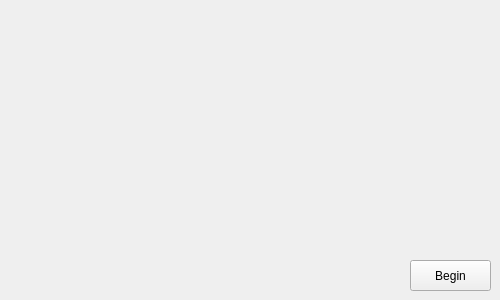
<?xml version="1.0" encoding="UTF-8"?>
<ui version="4.0">
 <class>MainWindow</class>
 <widget class="QMainWindow" name="MainWindow">
  <property name="geometry">
   <rect>
    <x>0</x>
    <y>0</y>
    <width>500</width>
    <height>300</height>
   </rect>
  </property>
  <property name="minimumSize">
   <size>
    <width>500</width>
    <height>300</height>
   </size>
  </property>
  <property name="maximumSize">
   <size>
    <width>500</width>
    <height>300</height>
   </size>
  </property>
  <property name="windowTitle">
   <string>Retr3d</string>
  </property>
  <property name="animated">
   <bool>false</bool>
  </property>
  <widget class="QWidget" name="centralWidget">
   <widget class="QStackedWidget" name="stackedWidget">
    <property name="geometry">
     <rect>
      <x>0</x>
      <y>0</y>
      <width>501</width>
      <height>301</height>
     </rect>
    </property>
    <property name="currentIndex">
     <number>0</number>
    </property>
    <widget class="QWidget" name="page_3">
     <widget class="QLabel" name="label">
      <property name="geometry">
       <rect>
        <x>10</x>
        <y>20</y>
        <width>481</width>
        <height>221</height>
       </rect>
      </property>
      <property name="text">
       <string/>
      </property>
      <property name="pixmap">
       <pixmap resource="images.qrc">:/retr3d.png</pixmap>
      </property>
      <property name="scaledContents">
       <bool>true</bool>
      </property>
     </widget>
     <widget class="QPushButton" name="pushButton">
      <property name="geometry">
       <rect>
        <x>410</x>
        <y>260</y>
        <width>81</width>
        <height>31</height>
       </rect>
      </property>
      <property name="text">
       <string>Begin</string>
      </property>
     </widget>
    </widget>
    <widget class="QWidget" name="page_5">
     <widget class="QPushButton" name="next1">
      <property name="enabled">
       <bool>false</bool>
      </property>
      <property name="geometry">
       <rect>
        <x>410</x>
        <y>260</y>
        <width>81</width>
        <height>31</height>
       </rect>
      </property>
      <property name="text">
       <string>Next</string>
      </property>
     </widget>
     <widget class="QGroupBox" name="groupBox">
      <property name="geometry">
       <rect>
        <x>30</x>
        <y>60</y>
        <width>441</width>
        <height>181</height>
       </rect>
      </property>
      <property name="title">
       <string>Locations</string>
      </property>
      <widget class="QLineEdit" name="filesDir">
       <property name="geometry">
        <rect>
         <x>20</x>
         <y>40</y>
         <width>321</width>
         <height>20</height>
        </rect>
       </property>
       <property name="text">
        <string>C:/Users/Public/Documents/Printers</string>
       </property>
      </widget>
      <widget class="QLineEdit" name="freecadDir">
       <property name="geometry">
        <rect>
         <x>20</x>
         <y>90</y>
         <width>321</width>
         <height>20</height>
        </rect>
       </property>
       <property name="text">
        <string>C:/Program Files (x86)/FreeCAD 0.15/bin</string>
       </property>
      </widget>
      <widget class="QPushButton" name="filesDir_push">
       <property name="geometry">
        <rect>
         <x>350</x>
         <y>40</y>
         <width>75</width>
         <height>23</height>
        </rect>
       </property>
       <property name="text">
        <string>Browse...</string>
       </property>
      </widget>
      <widget class="QPushButton" name="freecadDir_push">
       <property name="geometry">
        <rect>
         <x>350</x>
         <y>90</y>
         <width>75</width>
         <height>23</height>
        </rect>
       </property>
       <property name="text">
        <string>Browse...</string>
       </property>
      </widget>
      <widget class="QLabel" name="label_2">
       <property name="geometry">
        <rect>
         <x>20</x>
         <y>70</y>
         <width>151</width>
         <height>16</height>
        </rect>
       </property>
       <property name="text">
        <string>Where FreeCAD is Located</string>
       </property>
      </widget>
      <widget class="QLabel" name="label_3">
       <property name="geometry">
        <rect>
         <x>20</x>
         <y>20</y>
         <width>151</width>
         <height>16</height>
        </rect>
       </property>
       <property name="text">
        <string>Where to Store Printer Files</string>
       </property>
      </widget>
      <widget class="QLineEdit" name="scriptsDir">
       <property name="geometry">
        <rect>
         <x>20</x>
         <y>140</y>
         <width>321</width>
         <height>20</height>
        </rect>
       </property>
       <property name="text">
        <string/>
       </property>
      </widget>
      <widget class="QPushButton" name="scriptsDir_push">
       <property name="geometry">
        <rect>
         <x>350</x>
         <y>140</y>
         <width>75</width>
         <height>23</height>
        </rect>
       </property>
       <property name="text">
        <string>Browse...</string>
       </property>
      </widget>
      <widget class="QLabel" name="label_12">
       <property name="geometry">
        <rect>
         <x>20</x>
         <y>120</y>
         <width>151</width>
         <height>16</height>
        </rect>
       </property>
       <property name="text">
        <string>Location of Retr3d Scripts</string>
       </property>
      </widget>
     </widget>
     <widget class="QLabel" name="label_4">
      <property name="geometry">
       <rect>
        <x>20</x>
        <y>20</y>
        <width>461</width>
        <height>31</height>
       </rect>
      </property>
      <property name="text">
       <string>Retr3d needs to know where things are. Please take a moment and input some file paths.</string>
      </property>
     </widget>
    </widget>
    <widget class="QWidget" name="page_6">
     <widget class="QPushButton" name="next2_1">
      <property name="enabled">
       <bool>true</bool>
      </property>
      <property name="geometry">
       <rect>
        <x>410</x>
        <y>260</y>
        <width>81</width>
        <height>31</height>
       </rect>
      </property>
      <property name="text">
       <string>Next</string>
      </property>
     </widget>
     <widget class="QGroupBox" name="groupBox_2">
      <property name="geometry">
       <rect>
        <x>10</x>
        <y>60</y>
        <width>301</width>
        <height>181</height>
       </rect>
      </property>
      <property name="title">
       <string>Y Rod</string>
      </property>
      <widget class="QLineEdit" name="yRodDiaL">
       <property name="geometry">
        <rect>
         <x>150</x>
         <y>30</y>
         <width>131</width>
         <height>20</height>
        </rect>
       </property>
       <property name="text">
        <string>12.7</string>
       </property>
      </widget>
      <widget class="QLineEdit" name="yRodDiaR">
       <property name="geometry">
        <rect>
         <x>150</x>
         <y>80</y>
         <width>131</width>
         <height>20</height>
        </rect>
       </property>
       <property name="text">
        <string>12.7</string>
       </property>
      </widget>
      <widget class="QLineEdit" name="yRodLength">
       <property name="geometry">
        <rect>
         <x>150</x>
         <y>130</y>
         <width>131</width>
         <height>20</height>
        </rect>
       </property>
       <property name="text">
        <string>460</string>
       </property>
      </widget>
      <widget class="QLabel" name="label_5">
       <property name="geometry">
        <rect>
         <x>10</x>
         <y>30</y>
         <width>131</width>
         <height>16</height>
        </rect>
       </property>
       <property name="text">
        <string>Left Y Rod Diameter</string>
       </property>
      </widget>
      <widget class="QLabel" name="label_6">
       <property name="geometry">
        <rect>
         <x>10</x>
         <y>80</y>
         <width>131</width>
         <height>16</height>
        </rect>
       </property>
       <property name="text">
        <string>Right Y Rod Diameter</string>
       </property>
      </widget>
      <widget class="QLabel" name="label_7">
       <property name="geometry">
        <rect>
         <x>10</x>
         <y>130</y>
         <width>131</width>
         <height>16</height>
        </rect>
       </property>
       <property name="text">
        <string>Length of the Shorter Rod</string>
       </property>
      </widget>
     </widget>
     <widget class="QLabel" name="label_8">
      <property name="geometry">
       <rect>
        <x>320</x>
        <y>20</y>
        <width>171</width>
        <height>221</height>
       </rect>
      </property>
      <property name="text">
       <string/>
      </property>
      <property name="pixmap">
       <pixmap resource="images.qrc">:/yRod.png</pixmap>
      </property>
      <property name="scaledContents">
       <bool>true</bool>
      </property>
     </widget>
    </widget>
    <widget class="QWidget" name="page_6_1">
     <widget class="QPushButton" name="next2">
      <property name="enabled">
       <bool>true</bool>
      </property>
      <property name="geometry">
       <rect>
        <x>410</x>
        <y>260</y>
        <width>81</width>
        <height>31</height>
       </rect>
      </property>
      <property name="text">
       <string>Next</string>
      </property>
     </widget>
     <widget class="QLabel" name="label_13">
      <property name="geometry">
       <rect>
        <x>320</x>
        <y>20</y>
        <width>171</width>
        <height>221</height>
       </rect>
      </property>
      <property name="text">
       <string/>
      </property>
      <property name="pixmap">
       <pixmap resource="images.qrc">:/xRod.png</pixmap>
      </property>
      <property name="scaledContents">
       <bool>true</bool>
      </property>
     </widget>
     <widget class="QGroupBox" name="groupBox_3">
      <property name="geometry">
       <rect>
        <x>10</x>
        <y>60</y>
        <width>301</width>
        <height>181</height>
       </rect>
      </property>
      <property name="title">
       <string>X Rod</string>
      </property>
      <widget class="QLineEdit" name="xRodDiaTop">
       <property name="geometry">
        <rect>
         <x>150</x>
         <y>30</y>
         <width>131</width>
         <height>20</height>
        </rect>
       </property>
       <property name="text">
        <string>7.9</string>
       </property>
      </widget>
      <widget class="QLineEdit" name="xRodDiaBottom">
       <property name="geometry">
        <rect>
         <x>150</x>
         <y>80</y>
         <width>131</width>
         <height>20</height>
        </rect>
       </property>
       <property name="text">
        <string>7.9</string>
       </property>
      </widget>
      <widget class="QLineEdit" name="xRodLength">
       <property name="geometry">
        <rect>
         <x>150</x>
         <y>130</y>
         <width>131</width>
         <height>20</height>
        </rect>
       </property>
       <property name="text">
        <string>400</string>
       </property>
      </widget>
      <widget class="QLabel" name="label_14">
       <property name="geometry">
        <rect>
         <x>10</x>
         <y>30</y>
         <width>131</width>
         <height>16</height>
        </rect>
       </property>
       <property name="text">
        <string>Top X Rod Diameter</string>
       </property>
      </widget>
      <widget class="QLabel" name="label_15">
       <property name="geometry">
        <rect>
         <x>10</x>
         <y>80</y>
         <width>131</width>
         <height>16</height>
        </rect>
       </property>
       <property name="text">
        <string>Bottom X Rod Diameter</string>
       </property>
      </widget>
      <widget class="QLabel" name="label_16">
       <property name="geometry">
        <rect>
         <x>10</x>
         <y>130</y>
         <width>131</width>
         <height>16</height>
        </rect>
       </property>
       <property name="text">
        <string>Length of the Shorter Rod</string>
       </property>
      </widget>
     </widget>
    </widget>
    <widget class="QWidget" name="page_7">
     <widget class="QPushButton" name="next3">
      <property name="enabled">
       <bool>false</bool>
      </property>
      <property name="geometry">
       <rect>
        <x>410</x>
        <y>260</y>
        <width>81</width>
        <height>31</height>
       </rect>
      </property>
      <property name="text">
       <string>Next</string>
      </property>
     </widget>
     <widget class="QProgressBar" name="printerProgress">
      <property name="geometry">
       <rect>
        <x>50</x>
        <y>70</y>
        <width>411</width>
        <height>23</height>
       </rect>
      </property>
      <property name="value">
       <number>0</number>
      </property>
     </widget>
     <widget class="QLabel" name="label_9">
      <property name="geometry">
       <rect>
        <x>50</x>
        <y>50</y>
        <width>111</width>
        <height>16</height>
       </rect>
      </property>
      <property name="text">
       <string>Building Printer Files</string>
      </property>
     </widget>
     <widget class="QLabel" name="progressLabel">
      <property name="geometry">
       <rect>
        <x>50</x>
        <y>100</y>
        <width>381</width>
        <height>16</height>
       </rect>
      </property>
      <property name="text">
       <string/>
      </property>
     </widget>
    </widget>
    <widget class="QWidget" name="page_4">
     <widget class="QPushButton" name="quit">
      <property name="geometry">
       <rect>
        <x>410</x>
        <y>260</y>
        <width>81</width>
        <height>31</height>
       </rect>
      </property>
      <property name="text">
       <string>Finish</string>
      </property>
     </widget>
     <widget class="QLabel" name="label_10">
      <property name="geometry">
       <rect>
        <x>10</x>
        <y>20</y>
        <width>361</width>
        <height>201</height>
       </rect>
      </property>
      <property name="text">
       <string>This file is part of Retr3d.

Retr3d is free software: you can redistribute it and/or modify
it under the terms of the GNU General Public License as published by
the Free Software Foundation, either version 3 of the License, or
(at your option) any later version.

Retr3d is distributed in the hope that it will be useful,
but WITHOUT ANY WARRANTY; without even the implied warranty of
MERCHANTABILITY or FITNESS FOR A PARTICULAR PURPOSE.  See the
GNU General Public License for more details.

You should have received a copy of the GNU General Public License
along with Retr3d.  If not, see &lt;http://www.gnu.org/licenses/&gt;.</string>
      </property>
     </widget>
     <widget class="QLabel" name="label_11">
      <property name="geometry">
       <rect>
        <x>370</x>
        <y>20</y>
        <width>141</width>
        <height>61</height>
       </rect>
      </property>
      <property name="text">
       <string/>
      </property>
      <property name="pixmap">
       <pixmap resource="images.qrc">:/gpl.png</pixmap>
      </property>
     </widget>
    </widget>
   </widget>
  </widget>
 </widget>
 <layoutdefault spacing="6" margin="11"/>
 <resources>
  <include location="images.qrc"/>
 </resources>
 <connections/>
</ui>
